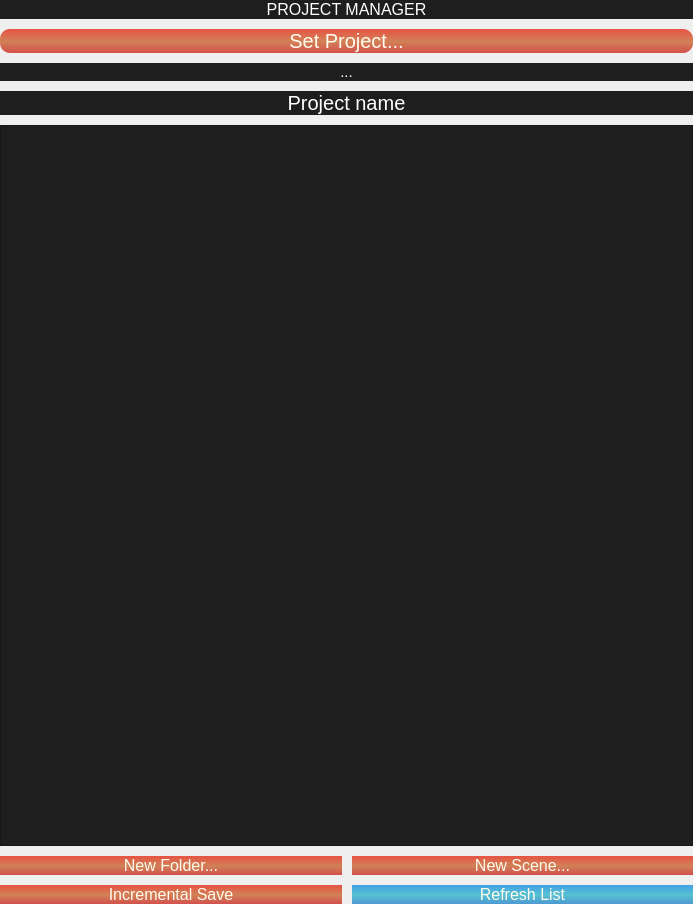
<?xml version="1.0" encoding="UTF-8"?>
<ui version="4.0">
 <class>Form</class>
 <widget class="QWidget" name="Form">
  <property name="geometry">
   <rect>
    <x>0</x>
    <y>0</y>
    <width>693</width>
    <height>904</height>
   </rect>
  </property>
  <property name="windowTitle">
   <string>Form</string>
  </property>
  <property name="locale">
   <locale language="English" country="Canada"/>
  </property>
  <layout class="QVBoxLayout" name="verticalLayout_2">
   <property name="spacing">
    <number>10</number>
   </property>
   <property name="leftMargin">
    <number>0</number>
   </property>
   <property name="topMargin">
    <number>0</number>
   </property>
   <property name="rightMargin">
    <number>0</number>
   </property>
   <property name="bottomMargin">
    <number>0</number>
   </property>
   <item>
    <layout class="QVBoxLayout" name="verticalLayout">
     <item>
      <widget class="QLabel" name="label">
       <property name="font">
        <font>
         <pointsize>12</pointsize>
         <weight>9</weight>
         <italic>false</italic>
         <bold>false</bold>
        </font>
       </property>
       <property name="styleSheet">
        <string notr="true">background-color: rgb(30, 30, 30);
color: rgb(255, 255, 255);
font: 75 12pt;</string>
       </property>
       <property name="text">
        <string>PROJECT MANAGER</string>
       </property>
       <property name="alignment">
        <set>Qt::AlignCenter</set>
       </property>
      </widget>
     </item>
     <item>
      <widget class="QPushButton" name="setproj">
       <property name="font">
        <font>
         <pointsize>15</pointsize>
         <weight>9</weight>
         <italic>false</italic>
         <bold>false</bold>
        </font>
       </property>
       <property name="styleSheet">
        <string notr="true">background-color: qlineargradient(spread:pad, x1:1, y1:1, x2:1, y2:0, stop:0 rgba(210, 80, 76, 255), stop:0.477778 rgba(209, 129, 87, 255), stop:1 rgba(230, 84, 67, 255));

font: 75 15pt;

border: none;
border-width: 5px;
border-radius: 10px;

color: rgb(255, 252, 238);</string>
       </property>
       <property name="text">
        <string>Set Project...</string>
       </property>
      </widget>
     </item>
     <item>
      <widget class="QLabel" name="projpath">
       <property name="styleSheet">
        <string notr="true">background-color: rgb(30, 30, 30);
color: rgb(255, 255, 255);
font: 11pt;</string>
       </property>
       <property name="text">
        <string>...</string>
       </property>
       <property name="alignment">
        <set>Qt::AlignCenter</set>
       </property>
      </widget>
     </item>
     <item>
      <widget class="QLabel" name="projname">
       <property name="font">
        <font>
         <pointsize>15</pointsize>
         <weight>9</weight>
         <italic>false</italic>
         <bold>false</bold>
        </font>
       </property>
       <property name="styleSheet">
        <string notr="true">background-color: rgb(30, 30, 30);
color: rgb(255, 255, 255);
font: 75 15pt;</string>
       </property>
       <property name="text">
        <string>Project name</string>
       </property>
       <property name="alignment">
        <set>Qt::AlignCenter</set>
       </property>
      </widget>
     </item>
     <item>
      <widget class="QListWidget" name="scenelist">
       <property name="styleSheet">
        <string notr="true">color: rgb(255, 121, 26);
font: 75 12pt;

alternate-background-color: rgb(38, 38, 38);
background-color: rgb(30, 30, 30);
</string>
       </property>
      </widget>
     </item>
     <item>
      <layout class="QHBoxLayout" name="horizontalLayout_2">
       <item>
        <widget class="QPushButton" name="newproj">
         <property name="styleSheet">
          <string notr="true">background-color: qlineargradient(spread:pad, x1:1, y1:1, x2:1, y2:0, stop:0 rgba(210, 80, 76, 255), stop:0.477778 rgba(209, 129, 87, 255), stop:1 rgba(230, 84, 67, 255));

font: 75 12pt;

border: none;
border-width: 5px;
border-radius: 10px;

color: rgb(255, 252, 238);</string>
         </property>
         <property name="text">
          <string>New Folder...</string>
         </property>
        </widget>
       </item>
       <item>
        <widget class="QPushButton" name="newscene">
         <property name="styleSheet">
          <string notr="true">background-color: qlineargradient(spread:pad, x1:1, y1:1, x2:1, y2:0, stop:0 rgba(210, 80, 76, 255), stop:0.477778 rgba(209, 129, 87, 255), stop:1 rgba(230, 84, 67, 255));

font: 75 12pt;

border: none;
border-width: 5px;
border-radius: 10px;

color: rgb(255, 252, 238);</string>
         </property>
         <property name="text">
          <string>New Scene...</string>
         </property>
        </widget>
       </item>
      </layout>
     </item>
     <item>
      <layout class="QHBoxLayout" name="horizontalLayout_4">
       <item>
        <widget class="QPushButton" name="incsave">
         <property name="styleSheet">
          <string notr="true">background-color: qlineargradient(spread:pad, x1:1, y1:1, x2:1, y2:0, stop:0 rgba(210, 80, 76, 255), stop:0.477778 rgba(209, 129, 87, 255), stop:1 rgba(230, 84, 67, 255));

font: 75 12pt;

border: none;
border-width: 5px;
border-radius: 10px;

color: rgb(255, 252, 238);</string>
         </property>
         <property name="text">
          <string>Incremental Save</string>
         </property>
        </widget>
       </item>
       <item>
        <widget class="QPushButton" name="reflist">
         <property name="styleSheet">
          <string notr="true">background-color: qlineargradient(spread:pad, x1:1, y1:1, x2:1, y2:0, stop:0 rgba(76, 153, 210, 255), stop:0.477778 rgba(87, 193, 209, 255), stop:1 rgba(67, 161, 230, 255));

font: 75 12pt;

border: none;
border-width: 5px;
border-radius: 10px;

color: rgb(255, 252, 238);</string>
         </property>
         <property name="text">
          <string>Refresh List</string>
         </property>
         <property name="autoRepeatDelay">
          <number>300</number>
         </property>
         <property name="autoRepeatInterval">
          <number>300</number>
         </property>
        </widget>
       </item>
      </layout>
     </item>
    </layout>
   </item>
  </layout>
 </widget>
 <resources/>
 <connections/>
</ui>
